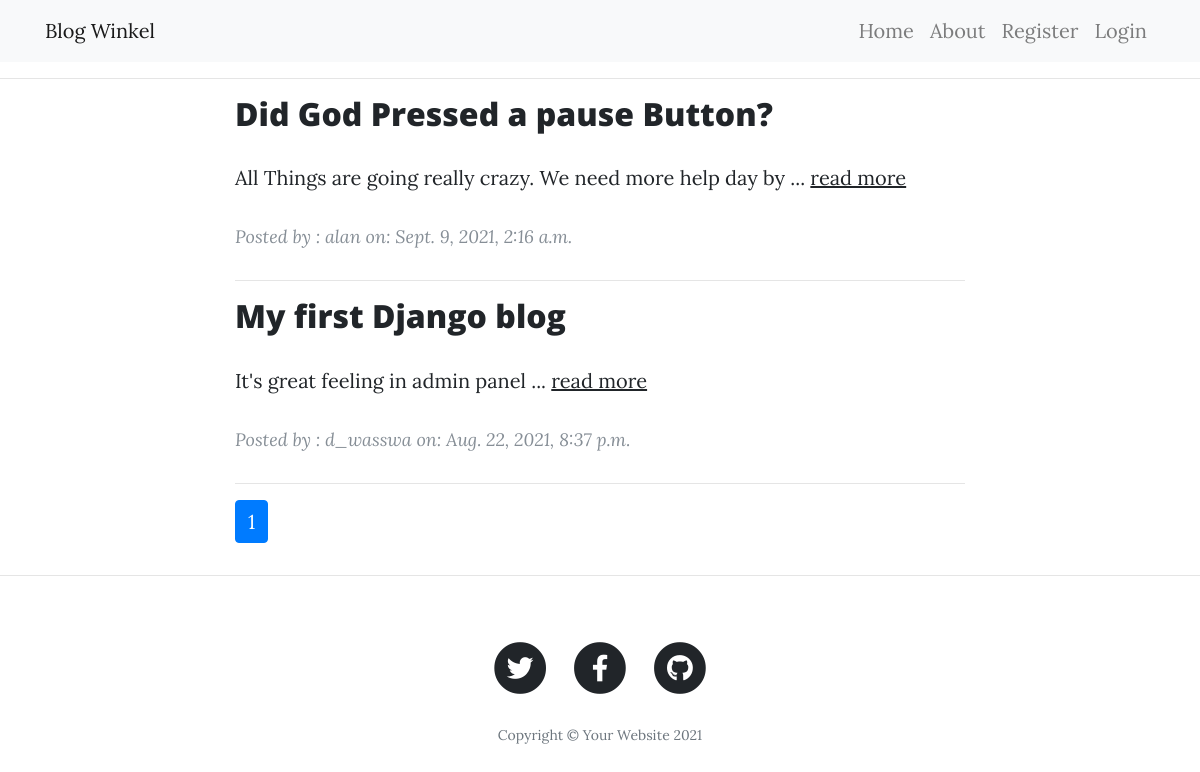
Before: / with the older database file.
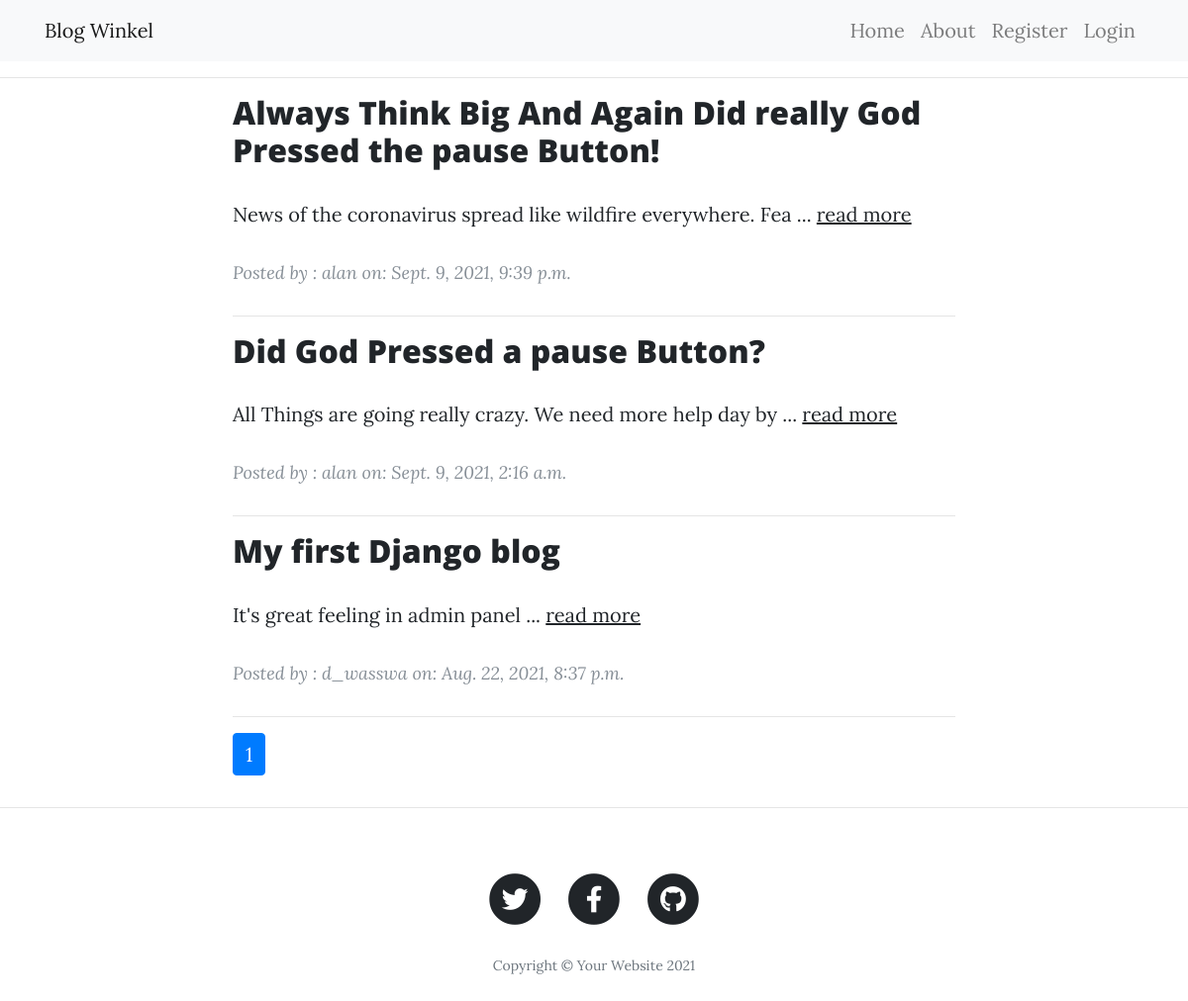
After: the same page with the newer database file.
### blog/models.py (models this page shows, shortened)
class Blog(models.Model):
    title = models.CharField(max_length=100)
    content = models.TextField()
    post_created = models.DateTimeField(default=timezone.now)
    author = models.ForeignKey(User, on_delete=models.CASCADE)

### blog/views.py (the view)
# urls.py: path('', views.HomeListView.as_view(), name='blog-homepage'),
class HomeListView(ListView):
    model = Blog
    context_object_name = 'blogs'
    extra_context = {'title': 'Home Django project'}
    ordering =["-post_created"]
    template_name = 'blog/homepage.html'
    paginate_by = 4

### blog/templates/blog/homepage.html (shortened to what this page needs)
{% extends 'blog/base.html' %}
{% block content %}
<div class="col-md-10 col-lg-8 mx-auto">
    {% for blog in blogs %}
    <div class="post-preview">
        <h2 class="post-title">
            <a href="{% url 'blog-post-detail' blog.id %}"> {{ blog.title }}</a>
        </h2>
        <p>
            {{ blog.content|slice:":60" }} ... <a href="{% url 'blog-post-detail' blog.id %}">read more </a>
        </p>
        <p class="post-meta">Posted by : {{ blog.author.username }}
            on: {{ blog.post_created }}
        </p>
    </div>
    <hr>
    {% endfor %}
    <nav aria-label="Page navigation example>">
        <ul class="pagination">
            {% for i in page_obj.paginator.page_range %}
            {% if page_obj.number == i %}
            <li class="page-item active">
                <a class="page-link" href="?page={{ page_obj.number }}">{{ page_obj.number }}</a>
            </li>
            {% elif i > page_obj.number|add:'-3' and i < page_obj.number|add:'3' %}
            <li class="page-item"><a class="page-link" href="?page={{ i }}">{{ i }}</a></li>
            {% endif %}
            {% endfor %}
        </ul>
    </nav>
</div>
{% endblock content %}

### blog/templates/blog/base.html (shortened to what this page needs)
{% load static %}
<!DOCTYPE html>
<html lang="en">
<head>
    <link href="{% static 'blog/vendor/bootstrap/css/bootstrap.min.css' %}" rel="stylesheet">
    <link href="{% static 'blog/vendor/fontawesome-free/css/all.min.css' %}" rel="stylesheet" type="text/css">
    <link href="{% static 'blog/css/clean-blog.min.css' %}" rel="stylesheet">
    <link href="{% static 'blog/css/clean-blog.min.css' %}" rel="stylesheet">
</head>
<body>
<nav class="navbar navbar-expand-lg navbar-light bg-light">
    <div class="container">
        <a class="navbar-brand" href="{% url 'blog-homepage' %}">Blog Winkel</a>
        <div class="collapse navbar-collapse" id="navbarResponsive">
            <ul class="navbar-nav ml-auto">
                <li class="nav-item">
                    <a class="nav-link" href="{% url 'blog-homepage' %}">Home</a>
                </li>
                <li class="nav-item">
                    <a class="nav-link" href="{% url 'blog-about' %}">About</a>
                </li>
                {% if not user.is_authenticated %}
                <li class="nav-item">
                    <a class="nav-link" href="{% url 'users-register' %}">Register</a>
                </li>
                <li class="nav-item">
                    <a class="nav-link" href="{% url 'users-login' %}">Login</a>
                </li>
                {% endif %}
            </ul>
        </div>
    </div>
</nav>
<hr>
<div class="container">
   <div class="row">
       {% block content %}
       {% endblock %}
   </div>
</div>
<hr>
<footer>
    <div class="container">
        <div class="row">
            <div class="col-lg-8 col-md-10 mx-auto">
                <ul class="list-inline text-center">
                    <li class="list-inline-item">
                        <a href="#">
                <span class="fa-stack fa-lg">
                  <i class="fas fa-circle fa-stack-2x"></i>
                  <i class="fab fa-twitter fa-stack-1x fa-inverse"></i>
                </span>
                        </a>
                    </li>
                    <li class="list-inline-item">
                        <a href="#">
                <span class="fa-stack fa-lg">
                  <i class="fas fa-circle fa-stack-2x"></i>
                  <i class="fab fa-facebook-f fa-stack-1x fa-inverse"></i>
                </span>
                        </a>
                    </li>
                    <li class="list-inline-item">
                        <a href="#">
                <span class="fa-stack fa-lg">
                  <i class="fas fa-circle fa-stack-2x"></i>
                  <i class="fab fa-github fa-stack-1x fa-inverse"></i>
                </span>
                        </a>
                    </li>
                </ul>
                <p class="copyright text-muted">Copyright &copy; Your Website 2021</p>
            </div>
        </div>
    </div>
</footer>
</body>
</html>

Changed rows visible on the page:
added Blog: title "Always Think Big And Again Did really God Pressed the pause Button!", content "News of the coronavirus spread like wildfire everywhere. Fea", author.username "alan", post_created "Sept. 9, 2021, 9:39 p.m."
